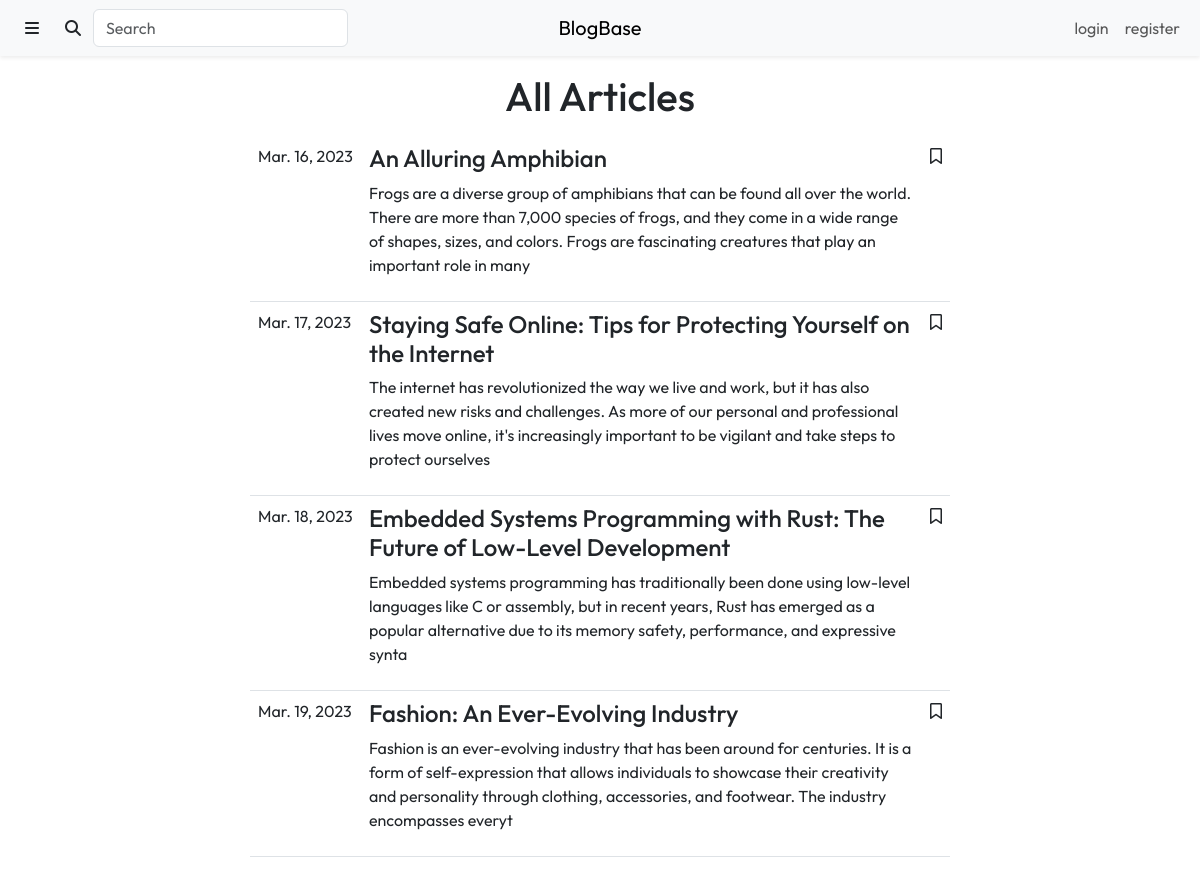
Before: /content/index.php with the older database file.
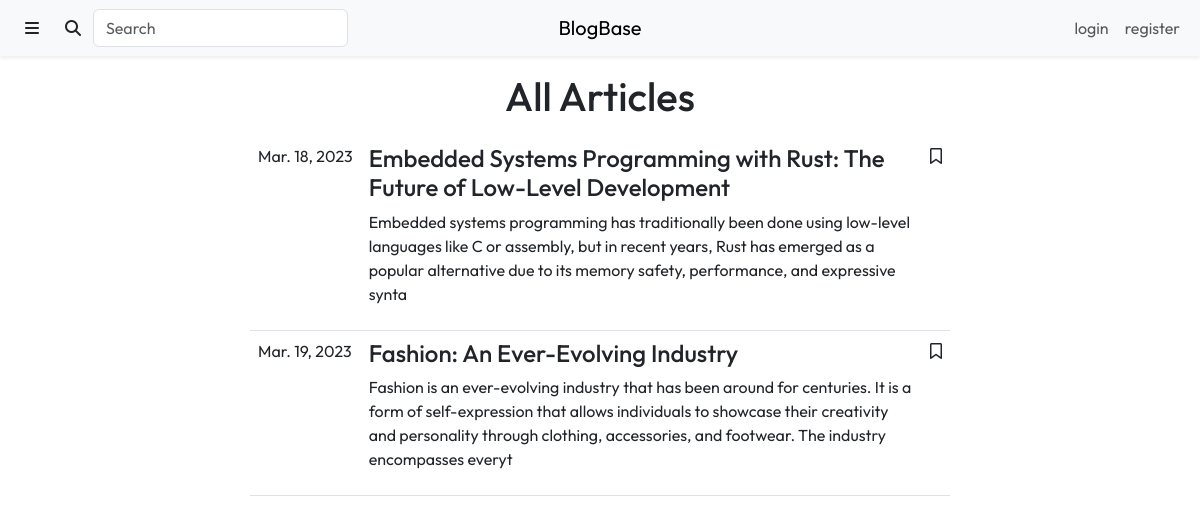
After: the same page with the newer database file.
### tables this page shows
CREATE TABLE `Articles` (
  `article_id` int(11) NOT NULL,
  `author_id` int(11) NOT NULL,
  `title` varchar(225) NOT NULL,
  `description` tinytext DEFAULT NULL,
  `lead_image` varchar(255) DEFAULT NULL,
  `content` longblob DEFAULT NULL,
  `submitted` tinyint(1) NOT NULL DEFAULT 0,
  `submit_date` date NOT NULL DEFAULT current_timestamp(),
  `approved` tinyint(1) NOT NULL DEFAULT 0,
  `click_number` int(11) NOT NULL DEFAULT 0
);

### content/index.php (the view, shortened to what this page needs)
<?php
require_once "../include/connect.inc.php";
$approved_articles_query = "SELECT UNIX_TIMESTAMP(submit_date) as submit_date, title, article_id, description
                            FROM Articles
                            WHERE approved = true";
$approved_articles_result = mysqli_query($con, $approved_articles_query);
?>
<!DOCTYPE html>
<html lang="en">
    <head>
        <link rel="stylesheet" href="https://cdn.jsdelivr.net/npm/bootstrap@5.3.0-alpha1/dist/css/bootstrap.min.css">
        <link rel="stylesheet" href="https://cdnjs.cloudflare.com/ajax/libs/font-awesome/6.2.1/css/all.min.css">
        <link rel="stylesheet" href="./css/styles.css">
    </head>
    <body>
        <div class="header">
            <?php include "./views/header.php" ?>
        </div>
        <div class="mt-3 text-center">
            <h1>All Articles</h1>
        </div>
        <div class="col-10 col-lg-7 mx-auto mt-3">
            <table class="table text-start">
                    <?php while ($current_row = $approved_articles_result->fetch_assoc()) { ?>
                        <tr>
                            <td class="text-nowrap">
                                <?php echo date("M. d, Y", $current_row['submit_date']) ?>
                            </td>
                            <td>
                                <h4>
                                    <a class="text-reset text-decoration-none" href="./article.php?id=<?php echo $current_row['article_id'] ?>">
                                        <?php echo $current_row['title'] ?>
                                    </a>
                                </h4>
                                <?php echo $current_row['description'] ?>
                            </td>
                            <td>
                            <?php
                            if (isset($_SESSION['user_info'])) {
                                $saved_query = "SELECT article_id, user_id
                                                FROM SavedArticles
                                                WHERE user_id = '" . $user_info['user_id'] . "' AND article_id = '" . $current_row['article_id'] . "';";
                                $saved_result = mysqli_query($con, $saved_query);
                                if ($saved_result->num_rows == 1) {
                            ?>
                                    <a class="fa-solid fa-bookmark text-reset" href="../include/save_article.inc.php?unsave_id=<?php echo $current_row['article_id']; ?>&return_page=index.php"></a>
                                <?php } else { ?>
                                    <a class="fa-regular fa-bookmark text-reset" href="../include/save_article.inc.php?save_id=<?php echo $current_row['article_id']; ?>&return_page=index.php"></a>
                                <?php } ?>
                            <?php } else { ?>
                                <a class="fa-regular fa-bookmark text-reset" href="./login.php"></a>
                            <?php } ?>
                            </td>
                        </tr>
                    <?php } ?>
            </table>
        </div>
    </body>
</html>

Changed rows visible on the page:
no longer on this page (row edited): articles: submit_date "Mar. 16, 2023", title "An Alluring Amphibian", description "Frogs are a diverse group of amphibians that can be found all over the world. There are more than 7,000 species of frogs, and they come in a wide range of shapes, sizes, and colors. Frogs are fascinating creatures that play an important role in many"
no longer on this page (row edited): articles: submit_date "Mar. 17, 2023", title "Staying Safe Online: Tips for Protecting Yourself on the Internet", description "The internet has revolutionized the way we live and work, but it has also created new risks and challenges. As more of our personal and professional lives move online, it's increasingly important to be vigilant and take steps to protect ourselves"
